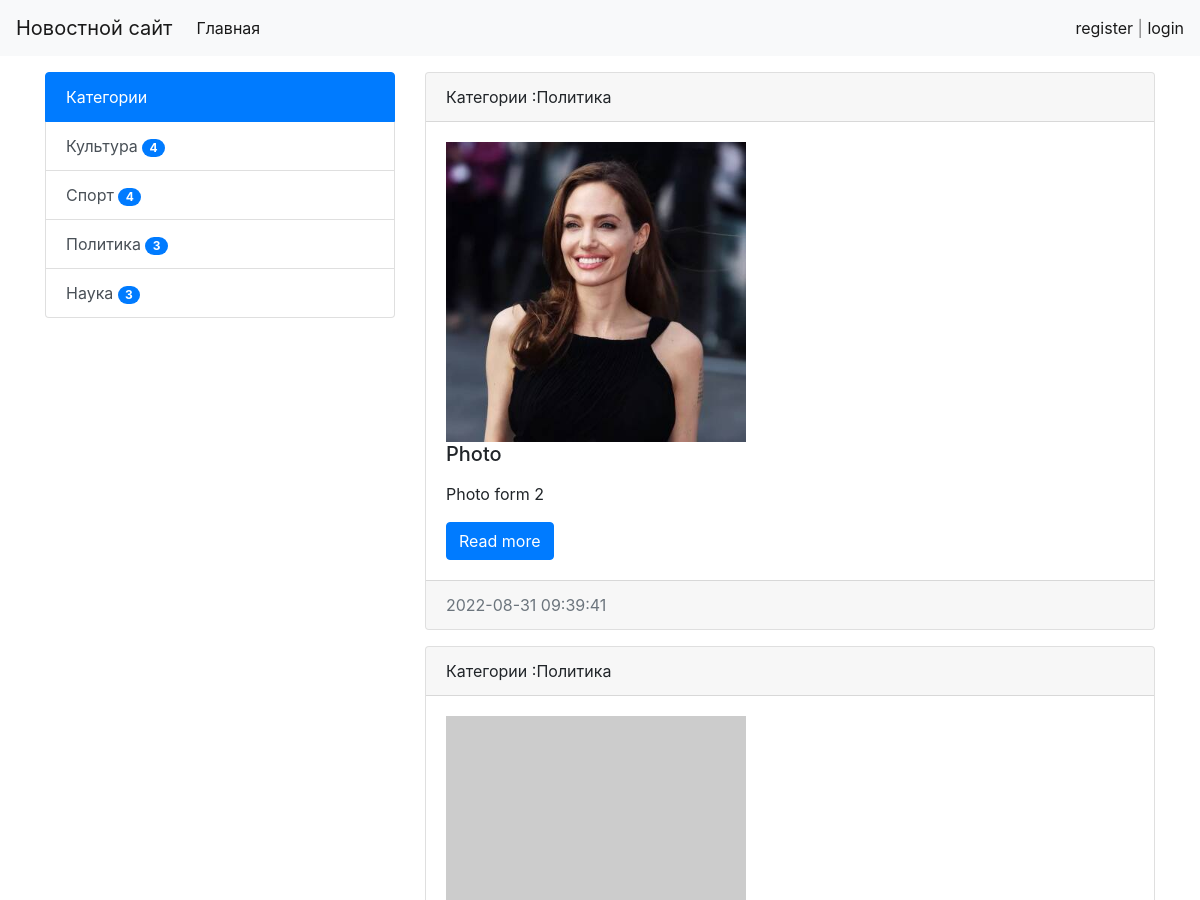
Page /category/3/ (upper part) on the earlier database version.
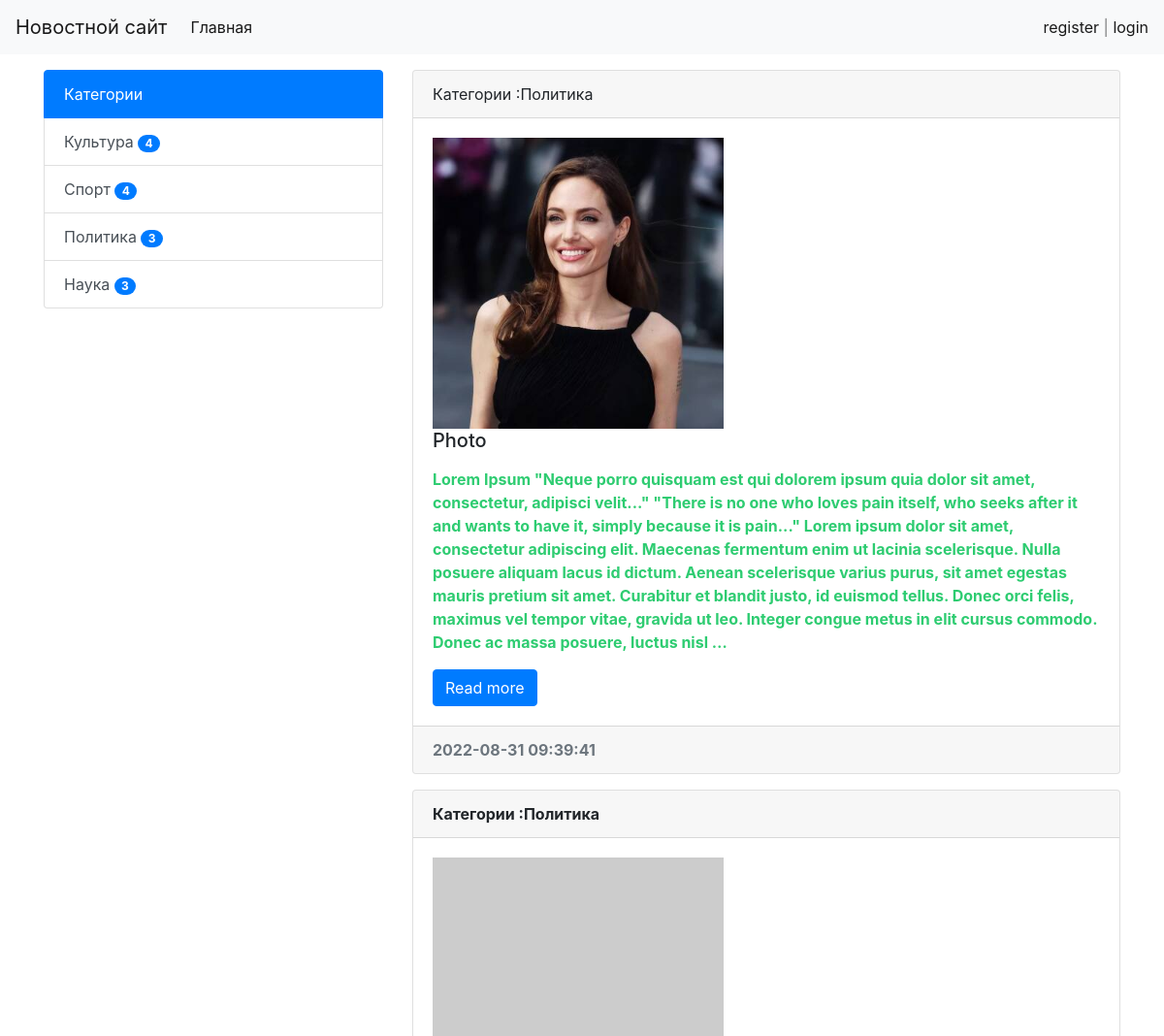
Same page on the later database version.
### news/models.py (models this page shows, shortened)
class News(models.Model):
    title = models.CharField(max_length=200, verbose_name='Наименования')
    content = models.TextField(blank=True, verbose_name='Контент')
    created_at = models.DateTimeField(auto_now_add=True, verbose_name='Дата создания')
    update_at = models.DateTimeField(auto_now=True, verbose_name='Дата обновления')
    photo = models.ImageField(upload_to='photo/%Y/%m/%d/', verbose_name='Фото', blank=True)
    is_publish = models.BooleanField(default=True, verbose_name='Опубликовано')
    category = models.ForeignKey('Category', on_delete=models.PROTECT, verbose_name='Категория')
    views= models.IntegerField(default=0,verbose_name='Просмотры')
    def get_absolute_url(self):
        return reverse('view_news', kwargs={'pk': self.pk})
    class Meta:
        verbose_name = 'Новость'
        verbose_name_plural = 'Новости'
        ordering = ['-created_at']

class Category(models.Model):
    title = models.CharField(max_length=200, db_index=True, verbose_name='Категория')
    def get_absolute_url(self):
        return reverse('category', kwargs={'category_id': self.pk})
    def __str__(self):
        return self.title
    class Meta:
        verbose_name = 'Категория'
        verbose_name_plural = 'Категории'
        ordering = ['title']

### news/views.py (the view)
# urls.py: path('category/<int:category_id>/', NewsByCategory.as_view(), name='category'),
class NewsByCategory(ListView):
    model = Category
    template_name = 'news/category.html'
    context_object_name = 'news'
    allow_empty = False
    paginate_by = 3
    def get_context_data(self, *, object_list=None, **kwargs):
        context = super().get_context_data(**kwargs)
        context['title'] = Category.objects.get(pk=self.kwargs['category_id'])
        return context
    def get_queryset(self):
        return News.objects.filter(category_id=self.kwargs['category_id'], is_publish=True).select_related('category')

### news/templatetags/news_tags.py (called while the page is built)
@register.inclusion_tag('news/list_category.html',name='show_cat')
def show_categories():
    categories=Category.objects.annotate(col=Count('news',filter=F('news__is_publish'))).filter(col__gt=0)
    return {'categories': categories}

### news/templates/news/category.html (shortened to what this page needs)
{% extends 'base.html' %}
{% block sidebar %}
{% include 'incl/_sidebar.html' %}
{%  endblock %}
{% block content %}
{% for item in news %}
<div class="card mb-3">
    <div class="card-header">
        Категории :{{item.category}}
    </div>
    <div class="card-body">
        <div class="media">
            <div class="media-body ">
                {% if item.photo %}
                <img src="{{ item.photo.url }}" alt="Фото" width="300" class="mr-3">
                {% else %}
                <img src="https://picsum.photos/id/101/367/267" alt="Фото" width="300" class="mar-3">
                {% endif %}
                <h5 class="card-title">{{item.title}}</h5>
                {% autoescape off%}
                <p class="card-text">{{ item.content | linebreaks | truncatewords:100 | escape }}</p>
                {% endautoescape %}
                <a href="{{ item.get_absolute_url }}" class="btn btn-primary">Read more</a>
            </div>
        </div>
    </div>
    <div class="card-footer text-muted">
        {{item.created_at|date:"Y-m-d H:i:s"}}
    </div>
</div>
{% endfor %}
{%  endblock %}

Differences in the rows shown:
changed News "Photo": content "Photo form 2" → "Lorem Ipsum \"Neque porro quisquam est qui dolorem ipsum quia dolor sit amet, consectetur, adipisci velit...\" \"There is no one who loves pain itself, who seeks after it and wants to have it, simply because it is pain...\" Lorem ipsum dolor sit amet, consectetur adipiscing elit. Maecenas fermentum enim ut lacinia scelerisque. Nulla posuere aliquam lacus id dictum. Aenean scelerisque varius purus, sit amet egestas mauris pretium sit amet. Curabitur et blandit justo, id euismod tellus. Donec orci felis, maximus vel tempor vitae, gravida ut leo. Integer congue metus in elit cursus commodo. Donec ac massa posuere, luctus nisl …"
